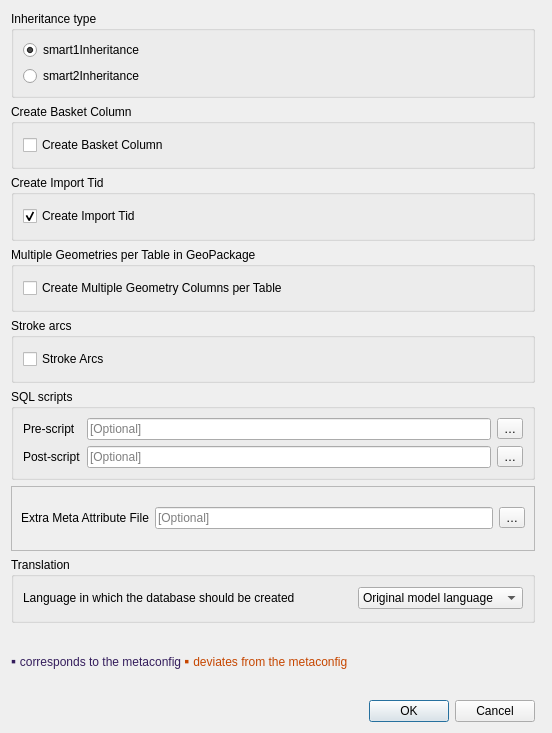
<?xml version="1.0" encoding="UTF-8"?>
<ui version="4.0">
 <class>Ili2dbOptions</class>
 <widget class="QDialog" name="Ili2dbOptions">
  <property name="geometry">
   <rect>
    <x>0</x>
    <y>0</y>
    <width>552</width>
    <height>733</height>
   </rect>
  </property>
  <property name="windowTitle">
   <string>ili2db Options</string>
  </property>
  <property name="modal">
   <bool>true</bool>
  </property>
  <layout class="QGridLayout" name="gridLayout">
   <item row="2" column="1">
    <widget class="QGroupBox" name="create_import_tid_groupbox">
     <property name="title">
      <string>Create Import Tid</string>
     </property>
     <layout class="QGridLayout" name="gridLayout_4">
      <item row="0" column="0">
       <widget class="QCheckBox" name="create_import_tid_checkbox">
        <property name="toolTip">
         <string>&lt;html&gt;&lt;head/&gt;&lt;body&gt;&lt;p&gt;Creates a new column t_ili_tid in all classes, which is mandatory and should be unique, not only for across the current database, but across the whole system.&lt;/p&gt;&lt;p&gt;Normally you should not enable this option directly, but rely on the INTERLIS model and ili2db. The former should have a line enabling OIDs (preferably with UUIDs) and the latter will make sure the database updates the new column every time a new record is created.&lt;/p&gt;&lt;p&gt;&lt;br/&gt;&lt;/p&gt;&lt;/body&gt;&lt;/html&gt;</string>
        </property>
        <property name="text">
         <string>Create Import Tid</string>
        </property>
        <property name="checked">
         <bool>true</bool>
        </property>
       </widget>
      </item>
     </layout>
    </widget>
   </item>
   <item row="3" column="1">
    <widget class="QGroupBox" name="create_gpkg_multigeom_groupbox">
     <property name="title">
      <string>Multiple Geometries per Table in GeoPackage</string>
     </property>
     <layout class="QGridLayout" name="gridLayout_7">
      <item row="0" column="0">
       <widget class="QCheckBox" name="create_gpkg_multigeom_checkbox">
        <property name="toolTip">
         <string>&lt;html&gt;&lt;head/&gt;&lt;body&gt;&lt;p&gt;If the INTERLIS model has classes that contain &lt;span style=&quot; font-weight:600;&quot;&gt;multiple geometries&lt;/span&gt;, tables with multiple geometry columns can be created in &lt;span style=&quot; font-weight:600;&quot;&gt;GeoPackage&lt;/span&gt;.&lt;/p&gt;&lt;/body&gt;&lt;/html&gt;</string>
        </property>
        <property name="text">
         <string>Create Multiple Geometry Columns per Table</string>
        </property>
       </widget>
      </item>
     </layout>
    </widget>
   </item>
   <item row="4" column="1">
    <widget class="QGroupBox" name="groupBox_3">
     <property name="title">
      <string>Stroke arcs</string>
     </property>
     <layout class="QGridLayout" name="gridLayout_5">
      <item row="0" column="0">
       <widget class="QCheckBox" name="stroke_arcs_checkbox">
        <property name="toolTip">
         <string>If this option is activated, circular arcs are stroked when importing the data</string>
        </property>
        <property name="text">
         <string>Stroke Arcs</string>
        </property>
       </widget>
      </item>
     </layout>
    </widget>
   </item>
   <item row="6" column="1">
    <widget class="QFrame" name="frame">
     <property name="frameShape">
      <enum>QFrame::StyledPanel</enum>
     </property>
     <property name="frameShadow">
      <enum>QFrame::Raised</enum>
     </property>
     <layout class="QGridLayout" name="gridLayout_2">
      <item row="0" column="0">
       <widget class="QLabel" name="toml_file_label">
        <property name="text">
         <string>Extra Meta Attribute File</string>
        </property>
       </widget>
      </item>
      <item row="0" column="1">
       <widget class="QLineEdit" name="toml_file_line_edit">
        <property name="toolTip">
         <string>Choose optional TOML file</string>
        </property>
        <property name="placeholderText">
         <string>[Optional]</string>
        </property>
       </widget>
      </item>
      <item row="0" column="2">
       <widget class="QToolButton" name="toml_file_browse_button">
        <property name="toolTip">
         <string>Browse TOML files</string>
        </property>
        <property name="text">
         <string>…</string>
        </property>
       </widget>
      </item>
     </layout>
    </widget>
   </item>
   <item row="1" column="1">
    <widget class="QGroupBox" name="groupBox">
     <property name="title">
      <string>Create Basket Column</string>
     </property>
     <layout class="QGridLayout" name="gridLayout_3">
      <item row="0" column="0">
       <widget class="QCheckBox" name="create_basket_col_checkbox">
        <property name="toolTip">
         <string>&lt;html&gt;&lt;head/&gt;&lt;body&gt;&lt;p&gt;Creates a new column t_basket in class tables which references entries in the additional table t_ili2db_basket.&lt;/p&gt;&lt;p&gt;The T_basket column needs to be filled with the basket to which an object belongs.&lt;/p&gt;&lt;p&gt;&lt;span style=&quot; font-weight:600;&quot;&gt;Warning&lt;/span&gt;&lt;/p&gt;&lt;p&gt;If this option is enabled, it is required to make sure that this column is filled by the database, by default values on QGIS side or manually from the user.&lt;/p&gt;&lt;p&gt;If&lt;span style=&quot; font-style:italic;&quot;&gt; BASKET OID&lt;/span&gt; is defined in the model, it's required to use the basket handling in QGIS. This is currently not automatically detected by the Model Baker and needs to be assured by the user.&lt;/p&gt;&lt;/body&gt;&lt;/html&gt;</string>
        </property>
        <property name="text">
         <string>Create Basket Column</string>
        </property>
       </widget>
      </item>
     </layout>
    </widget>
   </item>
   <item row="0" column="1">
    <widget class="QGroupBox" name="inheritance_group_box">
     <property name="title">
      <string>Inheritance type</string>
     </property>
     <layout class="QVBoxLayout" name="verticalLayout">
      <item>
       <widget class="QRadioButton" name="smart1_radio_button">
        <property name="toolTip">
         <string>Form the inheritance hierarchy with a dynamic strategy. The NewClass strategy is used for classes that are
referenced and whose base classes are not mapped using a NewClass strategy. Abstract classes are mapped
using a SubClass strategy. Concrete classes, without a base class or their direct base classes with a SubClass
strategy are mapped using a NewClass strategy. All other classes are mapped using a SuperClass strategy.</string>
        </property>
        <property name="text">
         <string>smart1Inheritance</string>
        </property>
        <property name="checked">
         <bool>true</bool>
        </property>
       </widget>
      </item>
      <item>
       <widget class="QRadioButton" name="smart2_radio_button">
        <property name="toolTip">
         <string>Form the inheritance hierarchy with a dymamic strategy. Abstract classes are mapped using a SubClass
strategy. Concrete classes are mapped using a NewAndSubClass strategy.</string>
        </property>
        <property name="text">
         <string>smart2Inheritance</string>
        </property>
       </widget>
      </item>
     </layout>
    </widget>
   </item>
   <item row="5" column="1">
    <widget class="QGroupBox" name="groupBox_4">
     <property name="title">
      <string>SQL scripts</string>
     </property>
     <layout class="QGridLayout" name="gridLayout_6">
      <item row="0" column="0">
       <widget class="QLabel" name="pre_script_file_label">
        <property name="toolTip">
         <string>SQL script that runs before the (schema) import.</string>
        </property>
        <property name="text">
         <string>Pre-script</string>
        </property>
       </widget>
      </item>
      <item row="0" column="1">
       <widget class="QLineEdit" name="pre_script_file_line_edit">
        <property name="toolTip">
         <string>Choose optional (pre-script) SQL file</string>
        </property>
        <property name="placeholderText">
         <string>[Optional]</string>
        </property>
       </widget>
      </item>
      <item row="0" column="2">
       <widget class="QToolButton" name="pre_script_file_browse_button">
        <property name="toolTip">
         <string>Browse SQL files</string>
        </property>
        <property name="text">
         <string>…</string>
        </property>
       </widget>
      </item>
      <item row="1" column="0">
       <widget class="QLabel" name="post_script_file_label">
        <property name="toolTip">
         <string>SQL script that runs after the (schema) import.</string>
        </property>
        <property name="text">
         <string>Post-script</string>
        </property>
       </widget>
      </item>
      <item row="1" column="1">
       <widget class="QLineEdit" name="post_script_file_line_edit">
        <property name="toolTip">
         <string>Choose optional (post-script) SQL file</string>
        </property>
        <property name="placeholderText">
         <string>[Optional]</string>
        </property>
       </widget>
      </item>
      <item row="1" column="2">
       <widget class="QToolButton" name="post_script_file_browse_button">
        <property name="toolTip">
         <string>Browse SQL files</string>
        </property>
        <property name="text">
         <string>…</string>
        </property>
       </widget>
      </item>
     </layout>
    </widget>
   </item>
   <item row="8" column="1" colspan="2">
    <widget class="QLabel" name="metaconfig_info_label">
     <property name="text">
      <string>&lt;html&gt;&lt;head/&gt;&lt;body&gt;&lt;p&gt;&lt;span style=&quot; font-size:large; color:#341d5c;&quot;&gt;▪ &lt;/span&gt;&lt;span style=&quot; color:#341d5c;&quot;&gt;corresponds to the metaconfig &lt;/span&gt;&lt;span style=&quot; font-size:large; color:#c64600;&quot;&gt;▪ &lt;/span&gt;&lt;span style=&quot; color:#c64600;&quot;&gt;deviates from the metaconfig&lt;/span&gt;&lt;/p&gt;&lt;/body&gt;&lt;/html&gt;</string>
     </property>
     <property name="textFormat">
      <enum>Qt::RichText</enum>
     </property>
    </widget>
   </item>
   <item row="9" column="1">
    <widget class="QDialogButtonBox" name="buttonBox">
     <property name="orientation">
      <enum>Qt::Horizontal</enum>
     </property>
     <property name="standardButtons">
      <set>QDialogButtonBox::Cancel|QDialogButtonBox::Ok</set>
     </property>
    </widget>
   </item>
   <item row="7" column="1">
    <widget class="QGroupBox" name="translation_groupbox">
     <property name="toolTip">
      <string>&lt;html&gt;&lt;head/&gt;&lt;body&gt;&lt;p&gt;Using translation models (&lt;span style=&quot; font-family:'monospace';&quot;&gt;TRANSLATION OF&lt;/span&gt;), you can create the database in the target translation language. By default, the database is created in the original model’s language. This setting controls the &lt;span style=&quot; font-family:'monospace';&quot;&gt;ili2db&lt;/span&gt; parameter &lt;span style=&quot; font-family:'monospace';&quot;&gt;nameLang = &amp;quot;fr&amp;quot;&lt;/span&gt;.&lt;/p&gt;&lt;/body&gt;&lt;/html&gt;</string>
     </property>
     <property name="title">
      <string>Translation</string>
     </property>
     <layout class="QGridLayout" name="gridLayout_8" columnstretch="0,0">
      <item row="0" column="0">
       <widget class="QLabel" name="namelang_label">
        <property name="toolTip">
         <string>Several translations of the INTERLIS model are implemented in the database schema (TRANSLATION OF).
Select the language in which the QGIS project is to be set up.</string>
        </property>
        <property name="text">
         <string>Language in which the database should be created</string>
        </property>
       </widget>
      </item>
      <item row="0" column="1">
       <widget class="QComboBox" name="namelang_combo">
        <property name="sizePolicy">
         <sizepolicy hsizetype="Maximum" vsizetype="Fixed">
          <horstretch>0</horstretch>
          <verstretch>0</verstretch>
         </sizepolicy>
        </property>
        <property name="sizeAdjustPolicy">
         <enum>QComboBox::AdjustToContents</enum>
        </property>
        <item>
         <property name="text">
          <string>Original model language</string>
         </property>
        </item>
        <item>
         <property name="text">
          <string>French</string>
         </property>
        </item>
        <item>
         <property name="text">
          <string>German</string>
         </property>
        </item>
        <item>
         <property name="text">
          <string>Italian</string>
         </property>
        </item>
       </widget>
      </item>
     </layout>
    </widget>
   </item>
  </layout>
 </widget>
 <resources/>
 <connections>
  <connection>
   <sender>buttonBox</sender>
   <signal>accepted()</signal>
   <receiver>Ili2dbOptions</receiver>
   <slot>accept()</slot>
   <hints>
    <hint type="sourcelabel">
     <x>248</x>
     <y>254</y>
    </hint>
    <hint type="destinationlabel">
     <x>157</x>
     <y>274</y>
    </hint>
   </hints>
  </connection>
  <connection>
   <sender>buttonBox</sender>
   <signal>rejected()</signal>
   <receiver>Ili2dbOptions</receiver>
   <slot>reject()</slot>
   <hints>
    <hint type="sourcelabel">
     <x>316</x>
     <y>260</y>
    </hint>
    <hint type="destinationlabel">
     <x>286</x>
     <y>274</y>
    </hint>
   </hints>
  </connection>
 </connections>
</ui>
